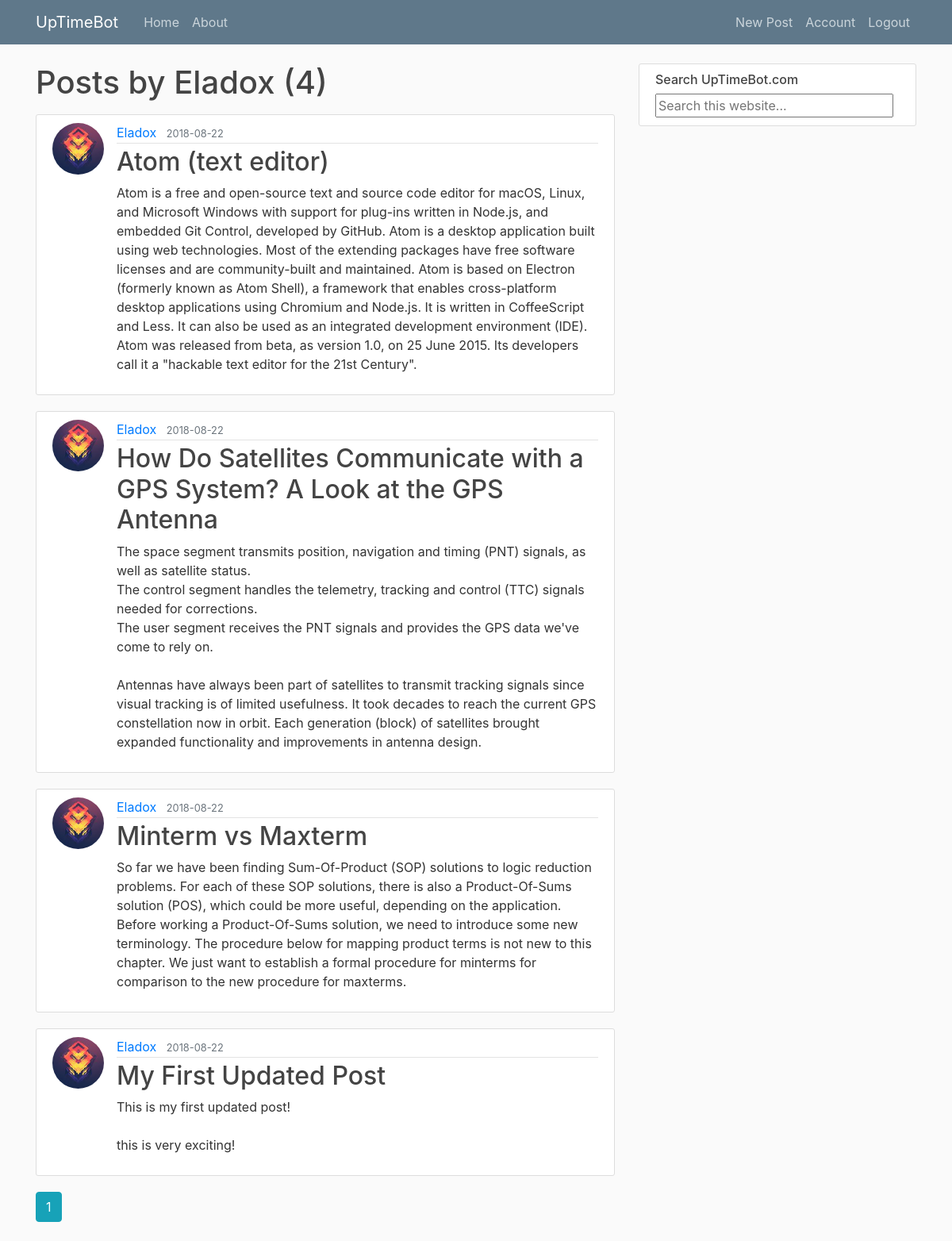
/user/Eladox (signed in), run on the app's committed database.
### myFlask/models.py (models this page shows, shortened)
class User(db.Model, UserMixin):
    id = db.Column(db.Integer, primary_key=True)
    username = db.Column(db.String(20), unique=True, nullable=False)
    email = db.Column(db.String(120), unique=True, nullable=False)
    image_file = db.Column(db.String(20), nullable=False, default='default.png')
    password = db.Column(db.String(60), nullable=False)
    posts = db.relationship('Post', backref='author', lazy=True)

class Post(db.Model):
    id = db.Column(db.Integer, primary_key=True)
    title = db.Column(db.String(100), nullable=False)
    date_posted = db.Column(db.DateTime, nullable=False, default=datetime.utcnow)
    content = db.Column(db.Text, nullable=False)
    user_id = db.Column(db.Integer, db.ForeignKey('user.id'), nullable=False)

### myFlask/routes.py (the view)
@app.route("/user/<string:username>")
def user_posts(username):
    page = request.args.get('page', 1, type=int)
    user = User.query.filter_by(username=username).first_or_404()
    posts = Post.query.filter_by(author=user).order_by(
        Post.date_posted.desc()).paginate(page=page, per_page=5)
    return render_template("user_posts.html", posts=posts, user=user)

### myFlask/models.py (called while the page is built)
@login_manager.user_loader
def load_user(user_id):
    return User.query.get(int(user_id))

### myFlask/templates/user_posts.html
{% extends "layout.html" %}
{% block content %}
  <h1 class="mb-3">Posts by {{ user.username }} ({{ posts.total }})</h1>
  {% for post in posts.items %}
    <article class="media content-section">
      <img class="rounded-circle article-img" src="{{ url_for('static', filename='profile_pics/' + post.author.image_file) }}">
      <div class="media-body">
        <div class="article-metadata">
          <a href="{{ url_for('user_posts', username=post.author.username) }}" class="mr-2">{{ post.author.username }}</a>
          <small class="text-muted"> {{ post.date_posted.strftime('%Y-%m-%d') }}</small>
        </div>
        <h2><a href="{{ url_for('post', post_id=post.id) }}" class="article-title">{{ post.title }}</a></h2>
        <p class="article-content">{{ post.content }}</p>
      </div>
    </article>
  {% endfor %}
  {% for page_num in posts.iter_pages(left_edge=1, right_edge=1, left_current=1, right_current=2) %}
    {% if page_num %}
      {% if posts.page == page_num %}
        <a class="btn btn-info mb-4" href="{{ url_for('user_posts', username=user.username, page=page_num) }}">{{ page_num }}</a>
      {% else %}
        <a class="btn btn-outline-info mb-4" href="{{ url_for('user_posts', username=user.username, page=page_num) }}">{{ page_num }}</a>
      {% endif %}
    {% else %}
      ...
    {% endif%}
  {% endfor %}
{% endblock content %}

### myFlask/static/main.css (style rules this page uses)
body { background: #fafafa; color: #333333; margin-top: 5rem; }
h1, h2, h3, h4, h5, h6 { color: #444444; }
.content-section { background: #ffffff; padding: 10px 20px; border: 1px solid #dddddd; border-radius: 3px; margin-bottom: 20px; }
.article-title { color: #444444; }
.article-content { white-space: pre-line; }
.article-img { height: 65px; width: 65px; margin-right: 16px; }
.article-metadata { padding-bottom: 1px; margin-bottom: 4px; border-bottom: 1px solid #e3e3e3 }

### data on the page
User: username "Eladox"
Post: image_file (picture), author.username "Eladox", date_posted "2018-08-22", title "Atom (text editor)", content "Atom is a free and open-source text and source code editor for macOS, Linux, and Microsoft Windows with support for plug-ins written in Node.js, and embedded Git Control, developed by GitHub. Atom is a desktop application built using web technologies. Most of the extending packages have free software licenses and are community-built and maintained. Atom is based on Electron (formerly known as Atom Shell), a framework that enables cross-platform desktop applications using Chromium and Node.js. It is written in CoffeeScript and Less. It can also be used as an integrated development environment (IDE). Atom was released from beta, as version 1.0, on 25 June 2015. Its developers call it a…"
Post: image_file (picture), author.username "Eladox", date_posted "2018-08-22", title "How Do Satellites Communicate with a GPS System? A Look at the GPS Antenna", content "The space segment transmits position, navigation and timing (PNT) signals, as well as satellite status. The control segment handles the telemetry, tracking and control (TTC) signals needed for corrections. The user segment receives the PNT signals and provides the GPS data we've come to rely on. Antennas have always been part of satellites to transmit tracking signals since visual tracking is of limited usefulness. It took decades to reach the current GPS constellation now in orbit. Each generation (block) of satellites brought expanded functionality and improvements in antenna design."
Post: image_file (picture), author.username "Eladox", date_posted "2018-08-22", title "Minterm vs Maxterm", content "So far we have been finding Sum-Of-Product (SOP) solutions to logic reduction problems. For each of these SOP solutions, there is also a Product-Of-Sums solution (POS), which could be more useful, depending on the application. Before working a Product-Of-Sums solution, we need to introduce some new terminology. The procedure below for mapping product terms is not new to this chapter. We just want to establish a formal procedure for minterms for comparison to the new procedure for maxterms."
Post: image_file (picture), author.username "Eladox", date_posted "2018-08-22", title "My First Updated Post", content "This is my first updated post! this is very exciting!"

### other printed values
{{ posts.total }} "4"
{{ page_num }} "1"
